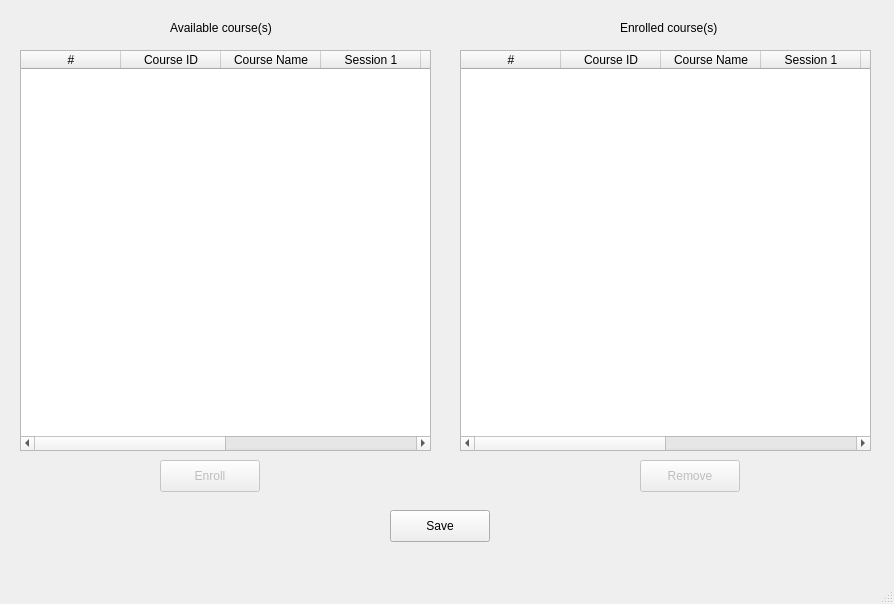
<?xml version="1.0" encoding="UTF-8"?>
<ui version="4.0">
 <class>enrollingcourse_page</class>
 <widget class="QMainWindow" name="enrollingcourse_page">
  <property name="geometry">
   <rect>
    <x>0</x>
    <y>0</y>
    <width>894</width>
    <height>604</height>
   </rect>
  </property>
  <property name="windowTitle">
   <string>MainWindow</string>
  </property>
  <widget class="QWidget" name="centralwidget">
   <widget class="QTableWidget" name="availableCourseTable">
    <property name="geometry">
     <rect>
      <x>20</x>
      <y>50</y>
      <width>411</width>
      <height>401</height>
     </rect>
    </property>
    <column>
     <property name="text">
      <string>#</string>
     </property>
    </column>
    <column>
     <property name="text">
      <string>Course ID</string>
     </property>
    </column>
    <column>
     <property name="text">
      <string>Course Name</string>
     </property>
    </column>
    <column>
     <property name="text">
      <string>Session 1</string>
     </property>
    </column>
    <column>
     <property name="text">
      <string>Session 2</string>
     </property>
    </column>
    <column>
     <property name="text">
      <string>Lecturer</string>
     </property>
    </column>
    <column>
     <property name="text">
      <string>School Year</string>
     </property>
    </column>
    <column>
     <property name="text">
      <string>Semester</string>
     </property>
    </column>
   </widget>
   <widget class="QTableWidget" name="enrolledCourseTable">
    <property name="geometry">
     <rect>
      <x>460</x>
      <y>50</y>
      <width>411</width>
      <height>401</height>
     </rect>
    </property>
    <column>
     <property name="text">
      <string>#</string>
     </property>
    </column>
    <column>
     <property name="text">
      <string>Course ID</string>
     </property>
    </column>
    <column>
     <property name="text">
      <string>Course Name</string>
     </property>
    </column>
    <column>
     <property name="text">
      <string>Session 1</string>
     </property>
    </column>
    <column>
     <property name="text">
      <string>Session 2</string>
     </property>
    </column>
    <column>
     <property name="text">
      <string>Lecturer</string>
     </property>
    </column>
    <column>
     <property name="text">
      <string>School Year</string>
     </property>
    </column>
    <column>
     <property name="text">
      <string>Semester</string>
     </property>
    </column>
   </widget>
   <widget class="QPushButton" name="enrollBtt">
    <property name="enabled">
     <bool>false</bool>
    </property>
    <property name="geometry">
     <rect>
      <x>160</x>
      <y>460</y>
      <width>100</width>
      <height>32</height>
     </rect>
    </property>
    <property name="text">
     <string>Enroll</string>
    </property>
   </widget>
   <widget class="QPushButton" name="removeBtt">
    <property name="enabled">
     <bool>false</bool>
    </property>
    <property name="geometry">
     <rect>
      <x>640</x>
      <y>460</y>
      <width>100</width>
      <height>32</height>
     </rect>
    </property>
    <property name="text">
     <string>Remove</string>
    </property>
   </widget>
   <widget class="QPushButton" name="saveBtt">
    <property name="geometry">
     <rect>
      <x>390</x>
      <y>510</y>
      <width>100</width>
      <height>32</height>
     </rect>
    </property>
    <property name="text">
     <string>Save</string>
    </property>
   </widget>
   <widget class="QLabel" name="label">
    <property name="geometry">
     <rect>
      <x>170</x>
      <y>20</y>
      <width>121</width>
      <height>16</height>
     </rect>
    </property>
    <property name="text">
     <string>Available course(s)</string>
    </property>
   </widget>
   <widget class="QLabel" name="label_2">
    <property name="geometry">
     <rect>
      <x>620</x>
      <y>20</y>
      <width>121</width>
      <height>16</height>
     </rect>
    </property>
    <property name="text">
     <string>Enrolled course(s)</string>
    </property>
   </widget>
  </widget>
  <widget class="QMenuBar" name="menubar">
   <property name="geometry">
    <rect>
     <x>0</x>
     <y>0</y>
     <width>894</width>
     <height>24</height>
    </rect>
   </property>
  </widget>
  <widget class="QStatusBar" name="statusbar"/>
 </widget>
 <resources/>
 <connections/>
</ui>
